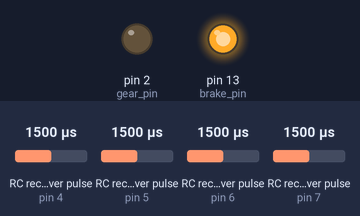
The sketch below on a simulated Arduino Uno, built with avr-gcc and run on an emulated ATmega328P. Shown: output pins drawn as LEDs (lit = HIGH). Wiring (inferred from the names in the program): 4 × RC receiver channel: data pin 4 / data pin 5 / data pin 6 / data pin 7. The inputs (shaded band) are chosen by the test bench; at power-on: RC receiver pulse (sensors on pin 6, pin 4, pin 5, pin 7) 1500 µs. What the sketch prints to the serial monitor is not drawn.

Above: at 1.2 s.
1.3 s: RC receiver pulse (sensor on pin 6) set to 1464 µs
4.3 s: RC receiver pulse (sensor on pin 6) set to 1433 µs
At 4.9 s:
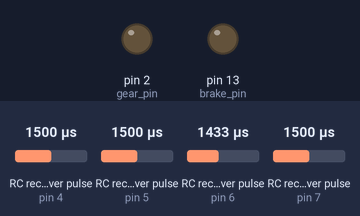
8.8 s: RC receiver pulse (sensor on pin 6) set to 1500 µs
At 9.5 s:
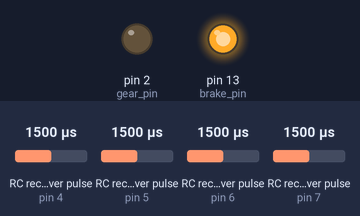
10.3 s: RC receiver pulse (sensor on pin 6) set to 1020 µs
At 10.6 s:
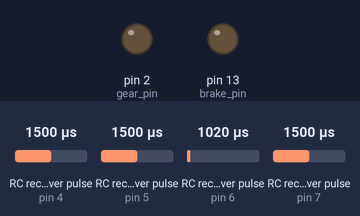
Timing chart, 0 to 13.3 s (numbered marks = the images above; inputs shaded):
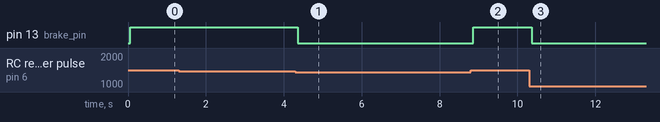

Measured:
- the behaviour switches between 1449 and 1448 µs on RC receiver pulse (sensor on pin 6) (found by bisection; images 0 and 1)
- after the input at 1.3 s, every drawn part: stays the same
- after the input at 4.3 s, pin 13 (brake_pin): HIGH → LOW after 0.06 s
- after the input at 8.8 s, pin 13 (brake_pin): LOW → HIGH after 0.06 s
- after the input at 10.3 s, pin 13 (brake_pin): HIGH → LOW after 0.06 s

The sketch:

Custom_Remote_Communication.ino
```cpp
#include <Adafruit_MCP4725.h>
#include <Wire.h>
#define THRESHOLD 1450

Adafruit_MCP4725 dac_steering;
Adafruit_MCP4725 dac_throttle;

// Assigned Pins on MCU
int ch_1 = 7;
int ch_2 = 6;
int ch_4 = 5;
int ch_5 = 4;
int brake_pin = 13;
int gear_pin = 2;

// Assigned Variables
int r_steering; // Receiver Channel 1
int r_throttle; // Receiver Channel 2
int w_steering; // Write DAC Steering
int w_throttle; // Write DAC Throttle

// Assigned Variables for Receiver Channel 4 "State '0' = !Record; State '1' = Record"
bool brake_state;
bool gear_state = LOW;
int state_channel;
int camera_state = 0;
int throttle_tune;
int throttle_max = 1050;
int updated_throttle;
float throttle_percentage;

void setup() {
  pinMode(ch_1, INPUT); // Steering Channel 1 in receiver
  pinMode(ch_2, INPUT); // Throttle Channel 2 in receiver
  pinMode(ch_4, INPUT); // Recording/Gear Channel 4 in receiver
  pinMode(ch_5, INPUT); // Throttle Tuning Channel 5 in reeiver
  pinMode(brake_pin, OUTPUT); // Brake pin
  pinMode(gear_pin, OUTPUT); // Gear pin

  Serial.begin(9600);
  dac_steering.begin(0x60);
  dac_throttle.begin(0x61);
}

void loop() {
  // Steering Control
  r_steering = pulseIn(ch_1, HIGH);
  w_steering = map(r_steering, 993, 1987, 1365, 2730);
  Serial.print(w_steering);
  dac_steering.setVoltage(w_steering, false);
  Serial.print("x");

  // Throttle Control
  r_throttle = pulseIn(ch_2, HIGH);
  throttle_tune = pulseIn(ch_5, HIGH);
  throttle_percentage = (float(throttle_tune) - 992.0) / 991.0;
  updated_throttle = throttle_percentage * throttle_max;
  updated_throttle = int(updated_throttle);

  if (r_throttle < THRESHOLD) {
    brake_state = LOW;
  }
  else if (r_throttle > THRESHOLD) {
    r_throttle = 1490;
    brake_state = HIGH;
  }
  w_throttle = map(r_throttle, 993, 1490, updated_throttle, 0);
  Serial.print(w_throttle);
  dac_throttle.setVoltage(w_throttle, false);
  digitalWrite(brake_pin, brake_state);
  Serial.print("x");

  // State Control (Gear State && Camera State)
  state_channel = pulseIn(ch_4, HIGH);
  if (state_channel > 980 && state_channel < 1000) {
    gear_state = HIGH;
    digitalWrite(gear_pin, gear_state);
    camera_state = 0;
    Serial.println(camera_state);
  }
  else if (state_channel > 1480 && state_channel < 1500) {
    gear_state = LOW;
    digitalWrite(gear_pin, gear_state);
    camera_state = 0;
    Serial.println(camera_state);
  }
  else if (state_channel > 1980 && state_channel < 2000) {
    gear_state = LOW;
    digitalWrite(gear_pin, gear_state);
    camera_state = 1;
    Serial.println(camera_state);
  }

  delay(50);
}
```
